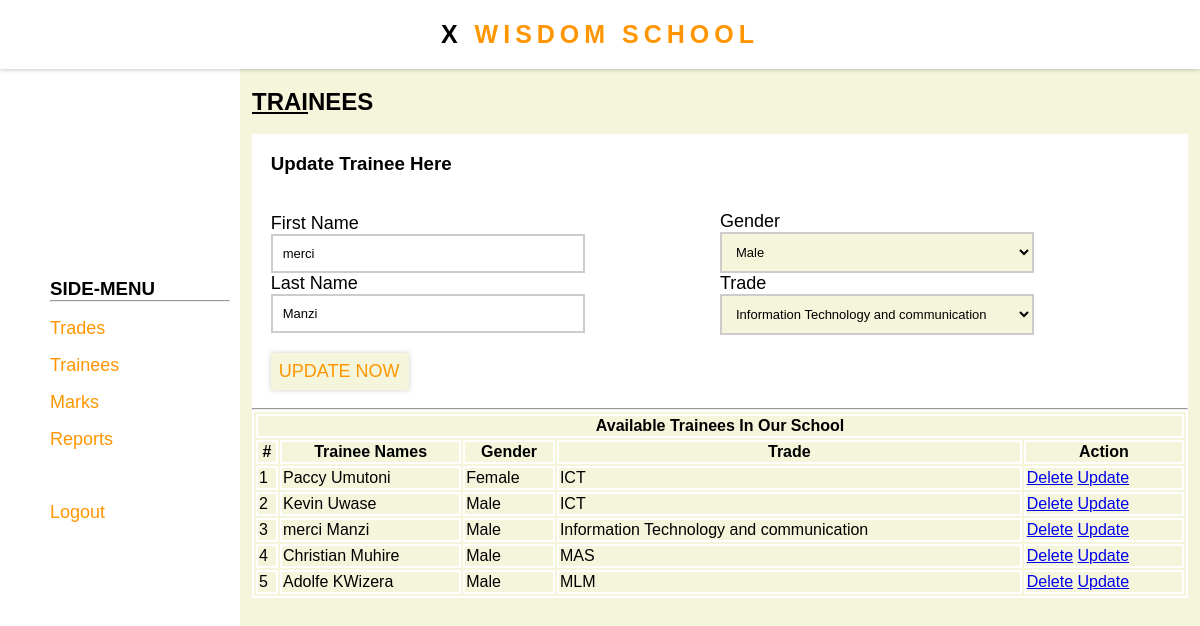
Screenshot of /trainees.php?what=2 (signed in) with the database file from the repository.
### tables this page shows
CREATE TABLE `Trainees` (
  `Trainee_Id` int(11) NOT NULL,
  `FirstNames` varchar(200) DEFAULT NULL,
  `LastName` varchar(200) DEFAULT NULL,
  `Gender` varchar(20) DEFAULT NULL,
  `Trade_Id` int(11) DEFAULT NULL
);

CREATE TABLE `Trade` (
  `Trade_Id` int(11) NOT NULL,
  `Trade_Name` varchar(100) NOT NULL
);

### trainees.php (the view, shortened to what this page needs)
<?php
include "components/php/connection.php";
?>
<!DOCTYPE html>
<html lang="en">
<head>
    <link rel="stylesheet" href="components/css/style.css">
</head>
<body>
    <div class="whole-page">
        <div class="top">
        </div>
        <div class="side-menu">
        </div>
        <div class="page-content">
            <h2><u>TRAI</u>NEES</h2>
             <br>
             <div class="">
             <?php
             $what="add";
             if(isset($_GET['what'])){
                $what=$_GET['what'];
             }
             if($what=="add"){
                ?>
                <form action="" method="post">
                        <h3>Add New Trainee Here</h3>
                        <br>
                        <?php
                        include "traineeop.php";
                        ?>
                        <br>
                        <div class="two-part">
                            <div class="part-one">
                            <p>
                            <label for="">First Name</label><br>
                            <input type="text" name="fname" placeholder="Type --">
                            </p>
                            <p>
                            <label for="">Last Name</label><br>
                            <input type="text" name="lname" placeholder="Type --">
                            </p>
                            </div>
                            <div class="part-two">
                            <p>
                            <label for="">Gender</label><br>
                            <select name="gender">
                                <option value="">Select Trainee Gender ..</option>
                                <option value="Male">Male</option>
                                <option value="Female">Female</option>
                            </select>
                            </p>
                            <p>
                            <label for="">Trade</label><br>
                            <select name="trade">
                                <option value="">Select Trainee Trade</option>
                                <?php
                                $getTrades=mysqli_query($connect,"SELECT * from Trade");
                                while($trades=mysqli_fetch_array($getTrades)){
                                    ?>
                                    <option value="<?php echo $trades['Trade_Id'];?>"><?php echo $trades['Trade_Name'];?></option>
                                    <?php
                                }
                                ?>
                            </select>
                            </p>
                            </div>
                        </div>
                        <p>
                            <br>
                            <input type="submit" value="Add Now" name="addTrainee">
                        </p>
                    </form>
                <?php
             }
             else{
                $id=$_GET['what'];
                $select="SELECT * from Trainees where Trainee_Id='$id'";
                $execute=mysqli_query($connect,$select);
                $trainee=mysqli_fetch_array($execute);
                ?>
                <form action="" method="post">
                        <h3>Update Trainee Here</h3>
                        <br>
                        <br>
                        <div class="two-part">
                            <div class="part-one">
                            <p>
                            <label for="">First Name</label><br>
                            <input type="text" name="fnamed" placeholder="Type --" value="<?php echo $trainee['FirstNames']?>">
                            </p>
                            <p>
                            <label for="">Last Name</label><br>
                            <input type="text" name="lnamed" placeholder="Type --" value="<?php echo $trainee['LastName']?>">
                            </p>
                            </div>
                            <div class="part-two">
                            <p>
                            <label for="">Gender</label><br>
                            <select name="genderd">
                                <?php
                                if($trainee['Gender']=="Male"){
                                    ?>
                                     <option value="Male">Male</option>
                                    <?php
                                }
                                else{
                                    ?>
                                <option value="Female">Female</option>
                                     <option value="Male">Male</option>
                                    <?php
                                }
                                ?>
                            </select>
                            </p>
                            <p>
                            <label for="">Trade</label><br>
                            <select name="traded">
                                <?php
                                $trade=$trainee['Trade_Id'];
                            $tn=mysqli_fetch_array(mysqli_query($connect,"SELECT * from Trade where Trade_Id='$trade'"))['Trade_Name'];
                                ?>
                                <option value="<?php echo $trade;?>"><?php echo $tn;?></option>
                            </select>
                            </p>
                            </div>
                        </div>
                        <p>
                            <br>
                            <input type="submit" value="Update Now" name="updateTrainee">
                        </p>
                    </form>
                <?php
             }
             ?>
             </div>
                <div class="">
                    <hr>
                    <table>
                        <tr>
                            <th colspan="100"> Available Trainees In Our School
                            </th>
                        </tr>
                        <tr>
                            <th>#</th>
                            <th>Trainee Names</th>
                            <th>Gender</th>
                            <th>Trade</th>
                            <th>Action</th>
                        </tr>
                        <?php
                        $query="SELECT * from Trainees,Trade where Trainees.Trade_Id=Trade.Trade_id";
                        $getTrainees=mysqli_query($connect,$query);
                        if(mysqli_num_rows($getTrainees)==0){
                            ?>
                            <tr>
                                <th colspan="100">No Data Found</th>
                            </tr>
                            <?php
                        }
                        else{
                            $no=1;
                            while($trainees=mysqli_fetch_array($getTrainees)){
                                ?>
                                <tr>
                                    <td><?php echo $no;?></td>
                                    <td><?php echo $trainees['FirstNames'];?> <?php echo $trainees['LastName'];?></td>
                                    <td><?php echo $trainees['Gender']?></td>
                                    <td><?php echo $trainees['Trade_Name']?></td>
                                    <td>
                                        <a href="trainees.php?delete=<?php echo $trainees['Trainee_Id'];?>" onclick="return confirm('Are You Sure About Deleting <?php echo $trainees['FirstNames'];?>')">Delete</a>
                                        <a href="trainees.php?what=<?php echo $trainees['Trainee_Id']?>">Update</a>
                                    </td>
                                </tr>
                                <?php
                                $no++;
                            }
                        }
                        ?>
                    </table>
            </div>
        </div>
</body>
</html>

### components/css/style.css (style rules this page uses)
* { background-color: beige; font-family: karl,sans-serif; box-sizing: border-box; margin: 0%; }
.form-head,.nav-title { color: rgb(255, 150, 0); text-align: center; font-size: 25px; letter-spacing: 5px; text-transform: uppercase; }
form { background: white; padding: 2%; }
label,input,h3,p,span,a,ol,li,h2,nav,div { background: transparent; }
label { font-size: large; }
input[type="text"],input[type="password"],select { width: 70%; font-size: small; border: 2px solid #ccc; padding: 10px; transition: border-color 0.3s, box-shadow 0.3s; }
input[type="submit"] { color: rgb(255, 150, 0); border: 0; font-size: large; text-transform: uppercase; background: beige; padding: 8px; padding-right: 10px; cursor: pointer; box-shadow: 0 0 5px #ccc; }
.top { position: fixed; top: 0%; left: 0%; background: white; width: 100%; z-index: 10; padding: 20px; box-shadow: 0px 0px 5px rgba(0, 0, 0, 0.3); }
.side-menu { background: white; width: 20vw; padding: 10px; height: 100vh; box-sizing: border-box; margin: 0; position: fixed; left: 0px; top: 0px; z-index: 1; }
.container { width: 100%; display: flex; justify-content: center; align-items: center; height: 100%; }
.in_center { width: 100%; height: auto; align-self: center; }
.text-black { color: black; }
.in_center li { list-style: none; font-size: large; margin-top: 2vh; }
.in_center li a { text-decoration: none; color: rgb(255, 150, 0); }
.text-blue { color: red; }
.page-content { margin-left: 21vw; margin-top: 11vh; width: 78vw; height: 88vh; overflow: auto; }
.two-part { display: flex; justify-content: center; }
.part-one { width: 50%; align-self: center; }
.part-two { width: 50%; align-self: center; }
table { width: 100%; }
table,tr,td,th { border: 2px solid white; }

### rows the page displays
trainees: fnamed "merci", lnamed "Manzi", genderd "Male", traded "Information Technology and communication", FirstNames "merci", LastName "Manzi", Gender "Male", Trade_Id.Trade_Name "Information Technology and communication"
trainees: FirstNames "Paccy", LastName "Umutoni", Gender "Female", Trade_Id.Trade_Name "ICT"
trainees: FirstNames "Kevin", LastName "Uwase", Gender "Male", Trade_Id.Trade_Name "ICT"
trainees: FirstNames "Christian", LastName "Muhire", Gender "Male", Trade_Id.Trade_Name "MAS"
trainees: FirstNames "Adolfe", LastName "KWizera", Gender "Male", Trade_Id.Trade_Name "MLM"
